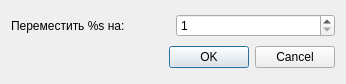
<?xml version="1.0" encoding="UTF-8"?>
<ui version="4.0">
 <class>MovingRowDialog</class>
 <widget class="QDialog" name="MovingRowDialog">
  <property name="geometry">
   <rect>
    <x>0</x>
    <y>0</y>
    <width>346</width>
    <height>84</height>
   </rect>
  </property>
  <property name="minimumSize">
   <size>
    <width>346</width>
    <height>84</height>
   </size>
  </property>
  <property name="maximumSize">
   <size>
    <width>346</width>
    <height>84</height>
   </size>
  </property>
  <property name="windowTitle">
   <string>Dialog</string>
  </property>
  <layout class="QGridLayout" name="gridLayout_2">
   <item row="0" column="0">
    <widget class="QLabel" name="lblAction">
     <property name="text">
      <string>Переместить %s на:</string>
     </property>
    </widget>
   </item>
   <item row="0" column="1">
    <widget class="QSpinBox" name="edtValue">
     <property name="toolTip">
      <string>Число позиций</string>
     </property>
     <property name="minimum">
      <number>1</number>
     </property>
    </widget>
   </item>
   <item row="1" column="0" colspan="2">
    <widget class="QDialogButtonBox" name="buttonBox">
     <property name="orientation">
      <enum>Qt::Horizontal</enum>
     </property>
     <property name="standardButtons">
      <set>QDialogButtonBox::Cancel|QDialogButtonBox::Ok</set>
     </property>
    </widget>
   </item>
  </layout>
 </widget>
 <resources/>
 <connections>
  <connection>
   <sender>buttonBox</sender>
   <signal>rejected()</signal>
   <receiver>MovingRowDialog</receiver>
   <slot>reject()</slot>
   <hints>
    <hint type="sourcelabel">
     <x>316</x>
     <y>260</y>
    </hint>
    <hint type="destinationlabel">
     <x>286</x>
     <y>274</y>
    </hint>
   </hints>
  </connection>
  <connection>
   <sender>buttonBox</sender>
   <signal>accepted()</signal>
   <receiver>MovingRowDialog</receiver>
   <slot>accept()</slot>
   <hints>
    <hint type="sourcelabel">
     <x>248</x>
     <y>254</y>
    </hint>
    <hint type="destinationlabel">
     <x>157</x>
     <y>274</y>
    </hint>
   </hints>
  </connection>
 </connections>
</ui>
